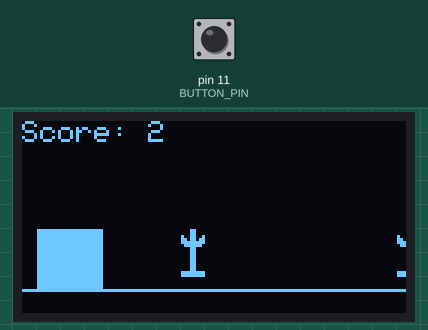
This sketch was run on a simulated Arduino Uno, built with avr-gcc and run on an emulated ATmega328P. On the bench: 128×64 one-colour display. The test bench sets the inputs (shaded band); at power-on: pin 11 (BUTTON_PIN) HIGH. Random numbers use the default seed unless the sketch sets one.

Above: at 1.29 s.
1.3 s: pin 11 (BUTTON_PIN) pulled LOW for 3.2 s
At 4.2 s:
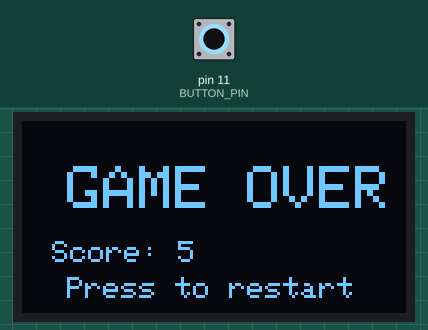
5.1 s: pin 11 (BUTTON_PIN) pulled LOW for 0.15 s
At 5.15 s:
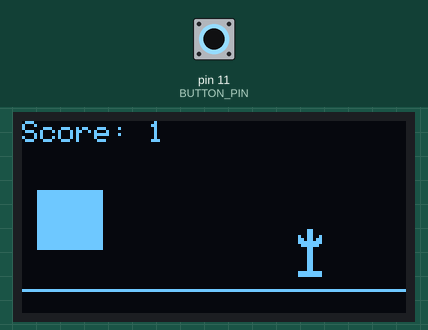
5.8 s: pin 11 (BUTTON_PIN) pulled LOW for 1 s
At 6.91 s:
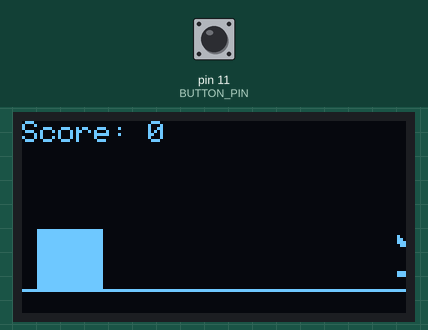

The sketch:

UNO_R3_DinoGame_01.ino
```cpp
// ==========================================================
// Dino Game — Arduino Uno + OLED SSD1306 0.96"
// Diperbaiki: Desain Sprite T-Rex yang Jauh Lebih Baik & Jelas
// ==========================================================

#include <Adafruit_SSD1306.h>
#include <Adafruit_GFX.h>

#define BUTTON_PIN 11 // Menggunakan Pin 11 untuk Arduino Uno

// ----------------------------------------------------------
// SPRITE T-REX BARU (22x20 pixel, bitmap, detail, profil samping)
// ----------------------------------------------------------
static const unsigned char PROGMEM trex_bmp[] = {
  0b11111111, 0b11111111, 0b11111111,
  0b11111111, 0b11111111, 0b11111111,
  0b11111111, 0b11111111, 0b11111111,
  0b11111111, 0b11111111, 0b11111111,
  0b11111111, 0b11111111, 0b11111111,
  0b11111111, 0b11111111, 0b11111111,
  0b11111111, 0b11111111, 0b11111111,
  0b11111111, 0b11111111, 0b11111111,
  0b11111111, 0b11111111, 0b11111111,
  0b11111111, 0b11111111, 0b11111111,
  0b11111111, 0b11111111, 0b11111111,
  0b11111111, 0b11111111, 0b11111111,
  0b11111111, 0b11111111, 0b11111111,
  0b11111111, 0b11111111, 0b11111111,
  0b11111111, 0b11111111, 0b11111111,
  0b11111111, 0b11111111, 0b11111111,
  0b11111111, 0b11111111, 0b11111111,
  0b11111111, 0b11111111, 0b11111111,
  0b11111111, 0b11111111, 0b11111111,
  0b11111111, 0b11111111, 0b11111111,
};

// Sprite kaktus (8x16) - Tetap sama
static const unsigned char PROGMEM cactus_bmp[] = {
  0b00011000,  // row 0
  0b00011000,  // row 1
  0b10011001,  // row 2
  0b11011011,  // row 3
  0b11111111,  // row 4
  0b01111110,  // row 5
  0b00011000,  // row 6
  0b00011000,  // row 7
  0b00011000,  // row 8
  0b00011000,  // row 9
  0b00011000,  // row 10
  0b00011000,  // row 11
  0b00011000,  // row 12
  0b00011000,  // row 13
  0b11111111,  // row 14
  0b11111111,  // row 15
};

// --- State ---
bool isJumping = false;
bool gameOver  = false;

// --- Posisi & Fisika Dino ---
int dinoY          = 36;
int velocity       = 0;
const int gravity  = 1;
const int groundY  = 36;   // disesuaikan tinggi sprite 20px (ground line di 56)

// --- Kaktus ---
int cactusX1 = 128;
int cactusX2 = 200;        // mulai lebih jauh, beri jarak awal lebih besar

// --- Difficulty & Score ---
int gameSpeed                   = 3;
unsigned long lastSpeedIncrease = 0;
unsigned long score             = 0;

// --- Frame timing ---
unsigned long lastFrame = 0;

// --- Debounce ---
bool buttonPressed = false;

Adafruit_SSD1306 display(128, 64, &Wire, -1);

// ==========================================================
void setup() {
  pinMode(BUTTON_PIN, INPUT_PULLUP);
  if (!display.begin(SSD1306_SWITCHCAPVCC, 0x3C)) while (1);
  display.clearDisplay();
  display.display();
  randomSeed(micros());
}

// ==========================================================
void loop() {
  unsigned long currentTime = millis();

  if (currentTime - lastFrame < 50) return;
  lastFrame = currentTime;

  int buttonState = digitalRead(BUTTON_PIN);

  // ----------------------------------------------------------
  // STATE: GAME OVER
  // ----------------------------------------------------------
  if (gameOver) {
    if (buttonState == LOW  && !buttonPressed) buttonPressed = true;
    if (buttonState == HIGH &&  buttonPressed) {
      buttonPressed = false;
      resetGame();
    }
    return;
  }

  // ----------------------------------------------------------
  // INPUT: LOMPAT
  // ----------------------------------------------------------
  if (buttonState == LOW && !buttonPressed && dinoY == groundY) {
    buttonPressed = true;
    isJumping = true;
    velocity  = -13;
  }
  if (buttonState == HIGH) buttonPressed = false;

  // ----------------------------------------------------------
  // FISIKA
  // ----------------------------------------------------------
  if (isJumping) {
    dinoY    += velocity;
    velocity += gravity;
    if (dinoY >= groundY) {
      dinoY     = groundY;
      isJumping = false;
      velocity  = 0;
    }
  }

  // ----------------------------------------------------------
  // UPDATE KAKTUS — Fix glitch
  // Setiap kaktus di-handle INDEPENDEN, tidak saling reset
  // ----------------------------------------------------------
  cactusX1 -= gameSpeed;
  cactusX2 -= gameSpeed;

  // Kaktus 1 respawn sendiri
  if (cactusX1 < -10) {
    cactusX1 = 128 + random(20, 60);
  }

  // Kaktus 2 respawn sendiri, pastikan tidak terlalu dekat kaktus 1
  if (cactusX2 < -10) {
    cactusX2 = 128 + random(40, 90);
    // Jaga jarak minimum dengan kaktus 1
    if (cactusX2 < cactusX1 + 25) {
      cactusX2 = cactusX1 + 25 + random(10, 30);
    }
  }

  // ----------------------------------------------------------
  // DIFFICULTY
  // ----------------------------------------------------------
  if (currentTime - lastSpeedIncrease > 3000) {
    gameSpeed++;
    lastSpeedIncrease = currentTime;
  }

  // ----------------------------------------------------------
  // SKOR
  // ----------------------------------------------------------
  score++;

  // ----------------------------------------------------------
  // RENDERING — pakai bitmap sprite
  // ----------------------------------------------------------
  display.clearDisplay();

  // T-Rex sprite 22x20
  display.drawBitmap(5, dinoY, trex_bmp, 22, 20, SSD1306_WHITE);

  // Kaktus sprite 8x16
  display.drawBitmap(cactusX1, groundY, cactus_bmp, 8, 16, SSD1306_WHITE);
  display.drawBitmap(cactusX2, groundY, cactus_bmp, 8, 16, SSD1306_WHITE);

  // Ground line
  display.drawLine(0, 56, 128, 56, SSD1306_WHITE);

  // Score
  display.setTextSize(1);
  display.setTextColor(SSD1306_WHITE);
  display.setCursor(0, 0);
  display.print("Score: ");
  display.print(score / 10);
  display.display();

  // ----------------------------------------------------------
  // COLLISION DETECTION (AABB)
  // Dino: x=5..27, y=dinoY..dinoY+20
  // Kaktus: x=cactusX..cactusX+8, y=groundY..groundY+16
  // ----------------------------------------------------------
  bool hitCactus1 = (cactusX1 < 27 && cactusX1 + 8 > 5 && dinoY + 20 > groundY);
  bool hitCactus2 = (cactusX2 < 27 && cactusX2 + 8 > 5 && dinoY + 20 > groundY);

  if (hitCactus1 || hitCactus2) {
    gameOver = true;
    display.clearDisplay();
    display.setTextSize(2);
    display.setCursor(15, 15);
    display.print("GAME OVER");
    display.setTextSize(1);
    display.setCursor(10, 40);
    display.print("Score: ");
    display.print(score / 10);
    display.setCursor(15, 52);
    display.print("Press to restart");
    display.display();
  }
}

// ==========================================================
void resetGame() {
  isJumping  = false;
  dinoY      = groundY;
  velocity   = 0;
  cactusX1   = 128;
  cactusX2   = 200;
  gameSpeed  = 3;
  score      = 0;
  gameOver   = false;
  lastSpeedIncrease = millis();
  lastFrame         = millis();
  display.clearDisplay();
  display.display();
}
```
